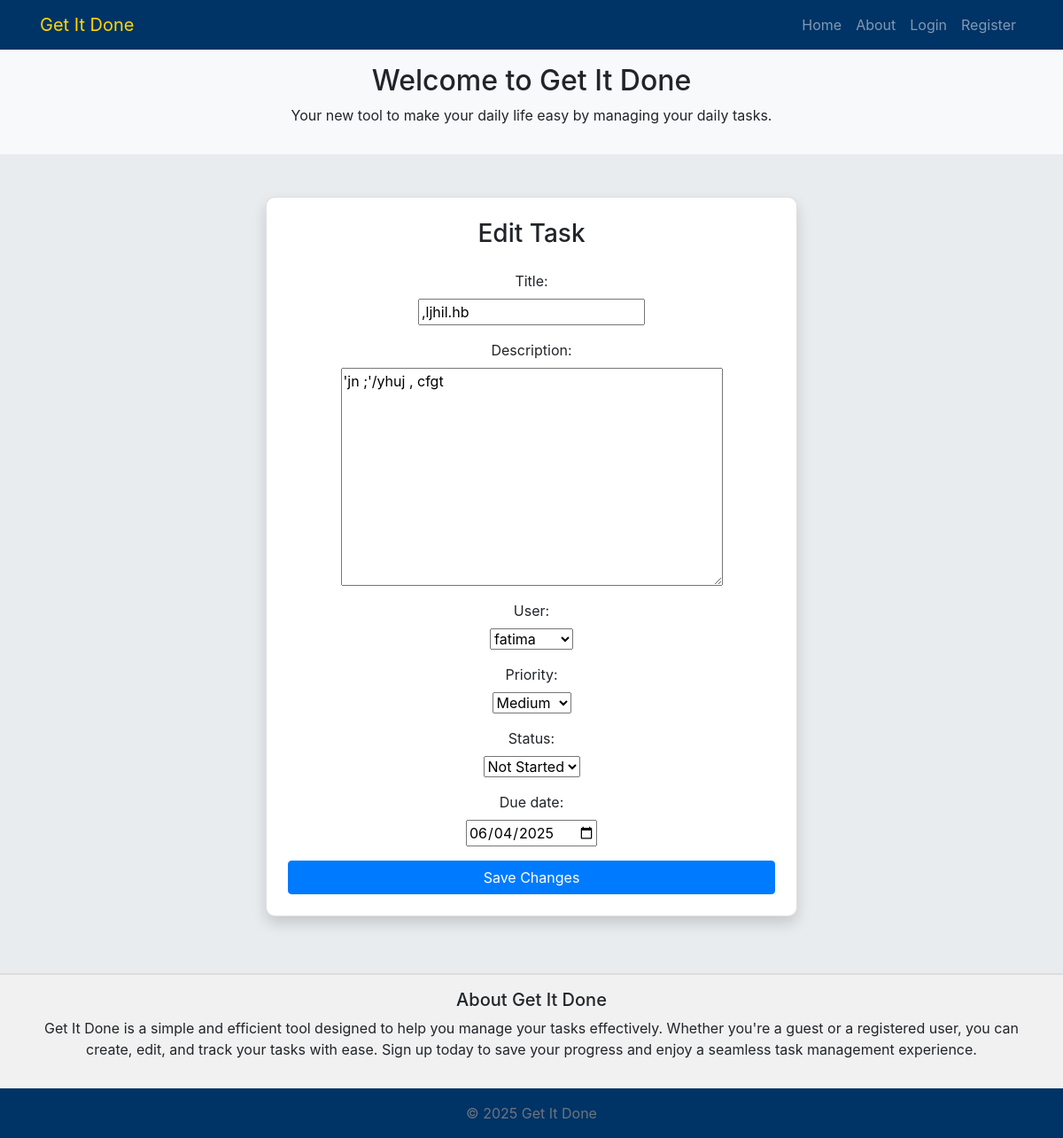
/edit-task/10/, run on the app's committed database.
### tasks/models.py (models this page shows, shortened)
class Task(models.Model):
    PRIORITY_CHOICES = [
        ('low', 'Low'),
        ('medium', 'Medium'),
        ('high', 'High'),
    ]
    STATUS_CHOICES = [
        ('not_started', 'Not Started'),
        ('in_progress', 'In Progress'),
        ('done', 'Done'),
    ]
    title = models.CharField(max_length=255)
    description = models.TextField()
    user = models.ForeignKey(User, on_delete=models.CASCADE, null=True, blank=True)
    priority = models.CharField(max_length=50, choices=PRIORITY_CHOICES)
    status = models.CharField(max_length=50, choices=STATUS_CHOICES)
    due_date = models.DateField()
    created_at = models.DateTimeField(auto_now_add=True)

### tasks/views.py (the view)
# urls.py: path('edit-task/<int:task_id>/', views.edit_task_view, name='edit_task'),
def edit_task_view(request, task_id):
    task = get_object_or_404(Task, id=task_id)
    if request.method == 'POST':
        form = TaskForm(request.POST, instance=task)
        if form.is_valid():
            form.save()
            messages.success(request, 'Task edited successfully!')
            return redirect('home')
        else:
            messages.error(request, 'Failed to edit task. Please correct the errors below.')
    else:
        form = TaskForm(instance=task)
    return render(request, 'tasks/edit_task.html', {'form': form, 'task': task})

### tasks/forms.py (shortened to what this page needs)
class TaskForm(forms.ModelForm):
    user = forms.ModelChoiceField(queryset=User.objects.all(), required=False, empty_label="Guest")
    class Meta:
        model = Task
        fields = ['title', 'description', 'user', 'priority', 'due_date', 'status']
        widgets = {
            'due_date': forms.DateInput(attrs={'type': 'date'}),
        }

### tasks/templates/tasks/edit_task.html (shortened to what this page needs)
{% extends 'tasks/base.html' %}
{% load static %}
{% block content %}
<div class="container d-flex justify-content-center align-items-center min-vh-80">
    <div class="card p-4 shadow container-bg centered-card">
        <h3 class="text-center mb-4">Edit Task</h3>
        <form method="post" action="{% url 'edit_task' task.id %}" id="edit-task-form">
            <div class="form-group text-center">
                {{ form.title.label_tag }}
                {{ form.title }}
            </div>
            <div class="form-group text-center">
                {{ form.description.label_tag }}
                {{ form.description }}
            </div>
            <div class="form-group text-center">
                {{ form.user.label_tag }}
                {{ form.user }}
            </div>
            <div class="form-group text-center">
                {{ form.priority.label_tag }}
                {{ form.priority }}
            </div>
            <div class="form-group text-center">
                {{ form.status.label_tag }}
                {{ form.status }}
            </div>
            <div class="form-group text-center">
                {{ form.due_date.label_tag }}
                {{ form.due_date }}
            </div>
            <div class="text-center">
                <button type="submit" class="btn btn-primary w-100">Save Changes</button>
            </div>
        </form>
    </div>
</div>
{% endblock %}

### tasks/static/css/styles.css (style rules this page uses)
.centered-card { width: 100%; max-width: 600px; padding: 30px; box-shadow: 0 4px 8px rgba(0, 0, 0, 0.1); }
.form-group.text-center { display: flex; flex-direction: column; align-items: center; }
body { background-color: #e9ecef; }
.container-bg { background-color: #ffffff; border-radius: 10px; padding: 20px; }

### data on the page
Task: title ",ljhil.hb", description "'jn ;'/yhuj , cfgt", user "fatima", priority "Medium", status "Not Started", due_date "06/04/2025"
